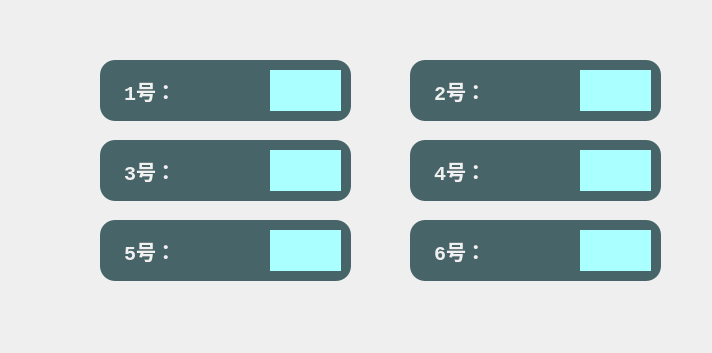
<?xml version="1.0" encoding="UTF-8"?>
<ui version="4.0">
 <class>Widget</class>
 <widget class="QWidget" name="Widget">
  <property name="geometry">
   <rect>
    <x>0</x>
    <y>0</y>
    <width>712</width>
    <height>353</height>
   </rect>
  </property>
  <property name="windowTitle">
   <string>Widget</string>
  </property>
  <layout class="QVBoxLayout" name="verticalLayout">
   <property name="spacing">
    <number>0</number>
   </property>
   <property name="leftMargin">
    <number>0</number>
   </property>
   <property name="topMargin">
    <number>0</number>
   </property>
   <property name="rightMargin">
    <number>0</number>
   </property>
   <property name="bottomMargin">
    <number>0</number>
   </property>
   <item>
    <widget class="QWidget" name="widget" native="true">
     <property name="layoutDirection">
      <enum>Qt::LeftToRight</enum>
     </property>
     <property name="styleSheet">
      <string notr="true">QWidget#widget
{
border-image: url(:/resources/background/1.png);
}
</string>
     </property>
     <widget class="QLabel" name="label1_1">
      <property name="geometry">
       <rect>
        <x>100</x>
        <y>60</y>
        <width>251</width>
        <height>61</height>
       </rect>
      </property>
      <property name="font">
       <font>
        <family>Consolas</family>
        <pointsize>15</pointsize>
        <weight>75</weight>
        <bold>true</bold>
       </font>
      </property>
      <property name="styleSheet">
       <string notr="true">color: rgb(255, 255, 255);



border-radius: 15px;
background-color: rgb(71,100,104);
color: rgb(240, 240, 240);
</string>
      </property>
      <property name="text">
       <string>  1号：</string>
      </property>
     </widget>
     <widget class="ImageSwitch" name="imageSwitch1_1" native="true">
      <property name="geometry">
       <rect>
        <x>270</x>
        <y>70</y>
        <width>71</width>
        <height>41</height>
       </rect>
      </property>
      <property name="styleSheet">
       <string notr="true">background-color: rgb(170, 255, 255);</string>
      </property>
     </widget>
     <widget class="QLabel" name="label1_2">
      <property name="geometry">
       <rect>
        <x>410</x>
        <y>60</y>
        <width>251</width>
        <height>61</height>
       </rect>
      </property>
      <property name="font">
       <font>
        <family>Consolas</family>
        <pointsize>15</pointsize>
        <weight>75</weight>
        <bold>true</bold>
       </font>
      </property>
      <property name="styleSheet">
       <string notr="true">color: rgb(255, 255, 255);



border-radius: 15px;
background-color: rgb(71,100,104);
color: rgb(240, 240, 240);
</string>
      </property>
      <property name="text">
       <string>  2号：</string>
      </property>
     </widget>
     <widget class="ImageSwitch" name="imageSwitch1_2" native="true">
      <property name="geometry">
       <rect>
        <x>580</x>
        <y>70</y>
        <width>71</width>
        <height>41</height>
       </rect>
      </property>
      <property name="styleSheet">
       <string notr="true">background-color: rgb(170, 255, 255);</string>
      </property>
     </widget>
     <widget class="QLabel" name="label1_4">
      <property name="geometry">
       <rect>
        <x>410</x>
        <y>140</y>
        <width>251</width>
        <height>61</height>
       </rect>
      </property>
      <property name="font">
       <font>
        <family>Consolas</family>
        <pointsize>15</pointsize>
        <weight>75</weight>
        <bold>true</bold>
       </font>
      </property>
      <property name="styleSheet">
       <string notr="true">color: rgb(255, 255, 255);



border-radius: 15px;
background-color: rgb(71,100,104);
color: rgb(240, 240, 240);
</string>
      </property>
      <property name="text">
       <string>  4号：</string>
      </property>
     </widget>
     <widget class="ImageSwitch" name="imageSwitch1_3" native="true">
      <property name="geometry">
       <rect>
        <x>580</x>
        <y>150</y>
        <width>71</width>
        <height>41</height>
       </rect>
      </property>
      <property name="styleSheet">
       <string notr="true">background-color: rgb(170, 255, 255);</string>
      </property>
     </widget>
     <widget class="QLabel" name="label1_3">
      <property name="geometry">
       <rect>
        <x>100</x>
        <y>140</y>
        <width>251</width>
        <height>61</height>
       </rect>
      </property>
      <property name="font">
       <font>
        <family>Consolas</family>
        <pointsize>15</pointsize>
        <weight>75</weight>
        <bold>true</bold>
       </font>
      </property>
      <property name="styleSheet">
       <string notr="true">color: rgb(255, 255, 255);



border-radius: 15px;
background-color: rgb(71,100,104);
color: rgb(240, 240, 240);
</string>
      </property>
      <property name="text">
       <string>  3号：</string>
      </property>
     </widget>
     <widget class="ImageSwitch" name="imageSwitch1_4" native="true">
      <property name="geometry">
       <rect>
        <x>270</x>
        <y>150</y>
        <width>71</width>
        <height>41</height>
       </rect>
      </property>
      <property name="styleSheet">
       <string notr="true">background-color: rgb(170, 255, 255);</string>
      </property>
     </widget>
     <widget class="QLabel" name="label1_5">
      <property name="geometry">
       <rect>
        <x>100</x>
        <y>220</y>
        <width>251</width>
        <height>61</height>
       </rect>
      </property>
      <property name="font">
       <font>
        <family>Consolas</family>
        <pointsize>15</pointsize>
        <weight>75</weight>
        <bold>true</bold>
       </font>
      </property>
      <property name="styleSheet">
       <string notr="true">color: rgb(255, 255, 255);



border-radius: 15px;
background-color: rgb(71,100,104);
color: rgb(240, 240, 240);
</string>
      </property>
      <property name="text">
       <string>  5号：</string>
      </property>
     </widget>
     <widget class="QLabel" name="label2_1">
      <property name="geometry">
       <rect>
        <x>190</x>
        <y>70</y>
        <width>61</width>
        <height>41</height>
       </rect>
      </property>
      <property name="styleSheet">
       <string notr="true">border-image: url(:/resources/background/ico_down.png);</string>
      </property>
      <property name="text">
       <string/>
      </property>
     </widget>
     <widget class="ImageSwitch" name="imageSwitch1_5" native="true">
      <property name="geometry">
       <rect>
        <x>270</x>
        <y>230</y>
        <width>71</width>
        <height>41</height>
       </rect>
      </property>
      <property name="styleSheet">
       <string notr="true">background-color: rgb(170, 255, 255);</string>
      </property>
     </widget>
     <widget class="QLabel" name="label1_6">
      <property name="geometry">
       <rect>
        <x>410</x>
        <y>220</y>
        <width>251</width>
        <height>61</height>
       </rect>
      </property>
      <property name="font">
       <font>
        <family>Consolas</family>
        <pointsize>15</pointsize>
        <weight>75</weight>
        <bold>true</bold>
       </font>
      </property>
      <property name="styleSheet">
       <string notr="true">color: rgb(255, 255, 255);
border-radius: 15px;
background-color: rgb(71,100,104);
color: rgb(240, 240, 240);
</string>
      </property>
      <property name="text">
       <string>  6号：</string>
      </property>
     </widget>
     <widget class="ImageSwitch" name="imageSwitch1_6" native="true">
      <property name="geometry">
       <rect>
        <x>580</x>
        <y>230</y>
        <width>71</width>
        <height>41</height>
       </rect>
      </property>
      <property name="styleSheet">
       <string notr="true">background-color: rgb(170, 255, 255);</string>
      </property>
     </widget>
     <widget class="QLabel" name="label2_4">
      <property name="geometry">
       <rect>
        <x>190</x>
        <y>150</y>
        <width>61</width>
        <height>41</height>
       </rect>
      </property>
      <property name="styleSheet">
       <string notr="true">border-image: url(:/resources/background/ico_down.png);</string>
      </property>
      <property name="text">
       <string/>
      </property>
     </widget>
     <widget class="QLabel" name="label2_5">
      <property name="geometry">
       <rect>
        <x>190</x>
        <y>230</y>
        <width>61</width>
        <height>41</height>
       </rect>
      </property>
      <property name="styleSheet">
       <string notr="true">border-image: url(:/resources/background/ico_down.png);</string>
      </property>
      <property name="text">
       <string/>
      </property>
     </widget>
     <widget class="QLabel" name="label2_2">
      <property name="geometry">
       <rect>
        <x>490</x>
        <y>70</y>
        <width>61</width>
        <height>41</height>
       </rect>
      </property>
      <property name="styleSheet">
       <string notr="true">border-image: url(:/resources/background/ico_down.png);
border-image: url(:/resources/background/ico_down.png);</string>
      </property>
      <property name="text">
       <string/>
      </property>
     </widget>
     <widget class="QLabel" name="label2_3">
      <property name="geometry">
       <rect>
        <x>490</x>
        <y>150</y>
        <width>61</width>
        <height>41</height>
       </rect>
      </property>
      <property name="styleSheet">
       <string notr="true">border-image: url(:/resources/background/ico_down.png);</string>
      </property>
      <property name="text">
       <string/>
      </property>
     </widget>
     <widget class="QLabel" name="label2_6">
      <property name="geometry">
       <rect>
        <x>490</x>
        <y>230</y>
        <width>61</width>
        <height>41</height>
       </rect>
      </property>
      <property name="styleSheet">
       <string notr="true">border-image: url(:/resources/background/ico_down.png);
</string>
      </property>
      <property name="text">
       <string/>
      </property>
     </widget>
    </widget>
   </item>
  </layout>
 </widget>
 <layoutdefault spacing="6" margin="11"/>
 <customwidgets>
  <customwidget>
   <class>ImageSwitch</class>
   <extends>QWidget</extends>
   <header location="global">imageswitch.h</header>
   <slots>
    <signal>clicked()</signal>
   </slots>
  </customwidget>
 </customwidgets>
 <resources/>
 <connections/>
</ui>
